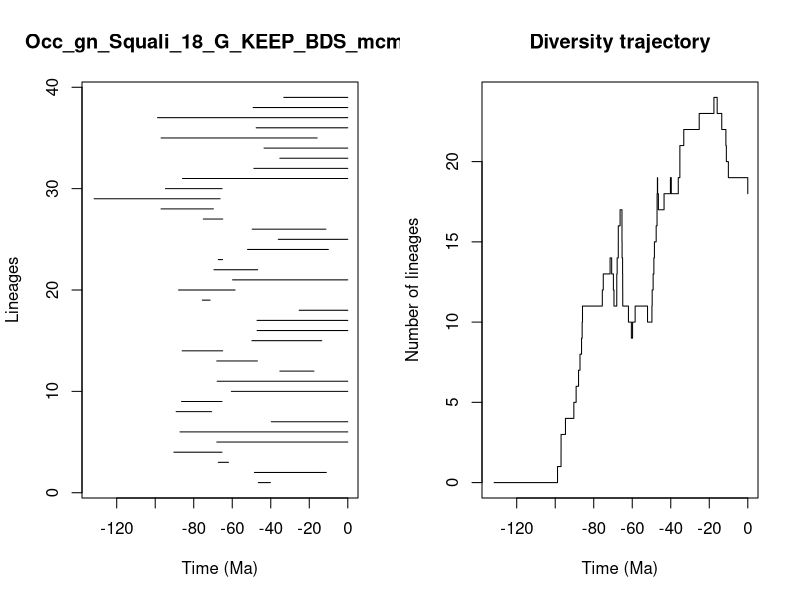

The R script that drew this image:


pdf(file='../Results/Genus/5_MA_bins_EXT_EP/pyrate_mcmc_logs/Occ_gn_Squali_18_G_KEEP_BDS_mcmc_LTT.pdf',width=0.6*20, height=0.6*10)
title = "Occ_gn_Squali_18_G_KEEP_BDS_mcmc"
ts=c(46.42273089312734, 48.483181393054714,67.24628836201899,90.32634663912926,68.03215517784534,87.1360172745871,39.72840614379188,89.14451796098496,86.32966305793128,60.45456870424438,67.83643289255144,35.26357651035804,68.03732065755428,86.01617218755997,49.78404940160542,47.10043489463861,47.12145959499584,25.224028230161185,75.54384402384909,87.8883393433757,59.82651668380489,69.49121567882764,67.25198518433128,52.05998104812479,36.097829941139786,49.652574799053966,75.05542251077061,96.97968359611299,131.72003203845156,94.68328946371297,85.83604749395876,48.76957834319244,35.26949783857726,43.48015385947297,96.96082055904188,47.573988932346396,98.80555313682224,49.15482651317552,33.242935021150544)
te=c(40.176699171590876, 11.1268467512237,61.977822312689305,65.32519131634243,0.0,0.0,0.0,70.68575163408649,65.33252528427192,0.0,0.0,17.582962536065043,46.93987802622376,64.96367278087173,13.513802438086206,0.0,0.0,0.0,71.5117462412118,58.49675817134771,0.0,46.82043376878849,65.01228299858502,10.082984840410685,0.0,11.369295396147113,64.93654407966659,69.79465135072708,66.30689409269382,65.27694115209542,0.0,0.0,0.0,0.0,15.896365309238307,0.0,0.0,0.0,0.0)
div_traj=c(0, 1,2,3,4,5,6,7,8,9,10,11,12,13,14,13,12,11,12,13,14,15,16,17,16,15,14,13,12,11,10,9,10,11,10,11,12,13,14,15,16,17,18,19,18,17,18,19,18,19,20,21,22,23,24,23,22,21,20,19,18)
time_events=c(131.72003203845156, 98.80555313682224,96.97968359611299,96.96082055904188,94.68328946371297,90.32634663912926,89.14451796098496,87.8883393433757,87.1360172745871,86.32966305793128,86.01617218755997,85.83604749395876,75.54384402384909,75.05542251077061,71.5117462412118,70.68575163408649,69.79465135072708,69.49121567882764,68.03732065755428,68.03215517784534,67.83643289255144,67.25198518433128,67.24628836201899,66.30689409269382,65.33252528427192,65.32519131634243,65.27694115209542,65.01228299858502,64.96367278087173,64.93654407966659,61.977822312689305,60.45456870424438,59.82651668380489,58.49675817134771,52.05998104812479,49.78404940160542,49.652574799053966,49.15482651317552,48.76957834319244,48.483181393054714,47.573988932346396,47.12145959499584,47.10043489463861,46.93987802622376,46.82043376878849,46.42273089312734,43.48015385947297,40.176699171590876,39.72840614379188,36.097829941139786,35.26949783857726,35.26357651035804,33.242935021150544,25.224028230161185,17.582962536065043,15.896365309238307,13.513802438086206,11.369295396147113,11.1268467512237,10.082984840410685,0.0)
                par(mfrow=c(1,2))
                L = length(ts)
                plot(ts, 1:L , xlim=c(-max(ts)-1,0), pch=20, type="n", main=title,xlab="Time (Ma)",ylab="Lineages")
                for (i in 1:L){segments(x0=-te[i],y0=i,x1=-ts[i],y1=i)}    
                t = -time_events
                plot(div_traj ~ t,type="s", main = "Diversity trajectory",xlab="Time (Ma)",ylab="Number of lineages",xlim=c(-max(ts)-1,0))
                abline(v=c(65,200,251,367,445),lty=2,col="gray")
                
